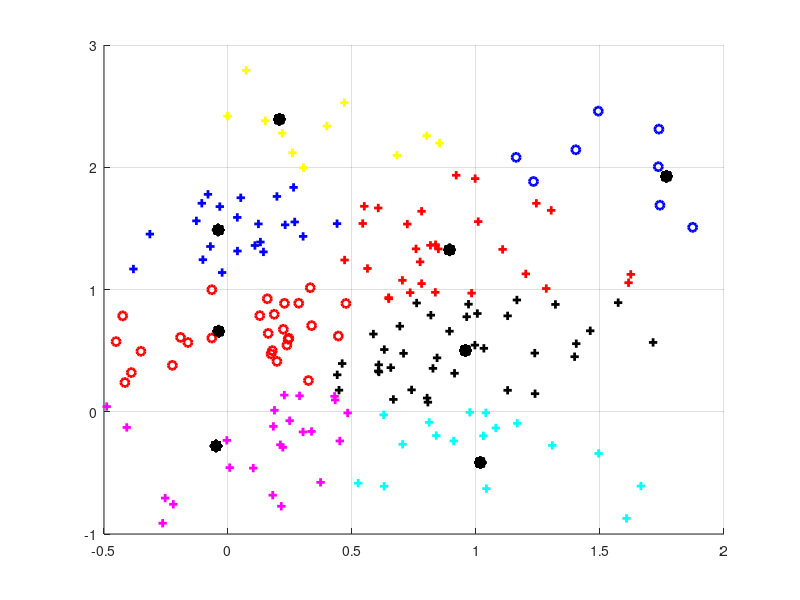

This chart was generated by the following MATLAB code:
%Generate Points
Sigma = [0.5 0.05; 0.05 0.5];
f1    = mvnrnd([0.5 0]  ,Sigma,50);
f2    = mvnrnd([0.5 0.5],Sigma,50);
f3    = mvnrnd([0.5 1]  ,Sigma,50);
f4    = mvnrnd([0.5 1.5],Sigma,50);
F     = [f1;f2;f3;f4];
%K-means
K     = 8;                               % Cluster Numbers
KMI   = 40;                              %k means iteration                             
CENTS = F( ceil(rand(K,1)*size(F,1)) ,:);          
DAL   = zeros(size(F,1),K+2);                         
CV    = '+r+b+c+m+k+yorobocomokoysrsbscsmsksy';       % Color Vector

for n = 1:KMI
        
   for i = 1:size(F,1)
      for j = 1:K  
        DAL(i,j) = norm(F(i,:) - CENTS(j,:));      
      end
      [Distance CN] = min(DAL(i,1:K));                % 1:K are Distance from Cluster Centers 1:K 
      DAL(i,K+1) = CN;                                
      DAL(i,K+2) = Distance;                          
   end
   for i = 1:K
      A = (DAL(:,K+1) == i);                          % Cluster K Points
      CENTS(i,:) = mean(F(A,:));                      % New Cluster Centers
      if sum(isnan(CENTS(:))) ~= 0                
         NC = find(isnan(CENTS(:,1)) == 1);         
         for Ind = 1:size(NC,1)
         CENTS(NC(Ind),:) = F(randi(size(F,1)),:);
         end
      end
   end
   
clf
figure(1)
hold on

 for i = 1:K
PT = F(DAL(:,K+1) == i,:);                          
plot(PT(:,1),PT(:,2),CV(2*i-1:2*i),'LineWidth',2);    
plot(CENTS(:,1),CENTS(:,2),'*k','LineWidth',7);       
 end
axis([-0.5 2 -1 3])
hold off
grid on
pause(0.1)

end
